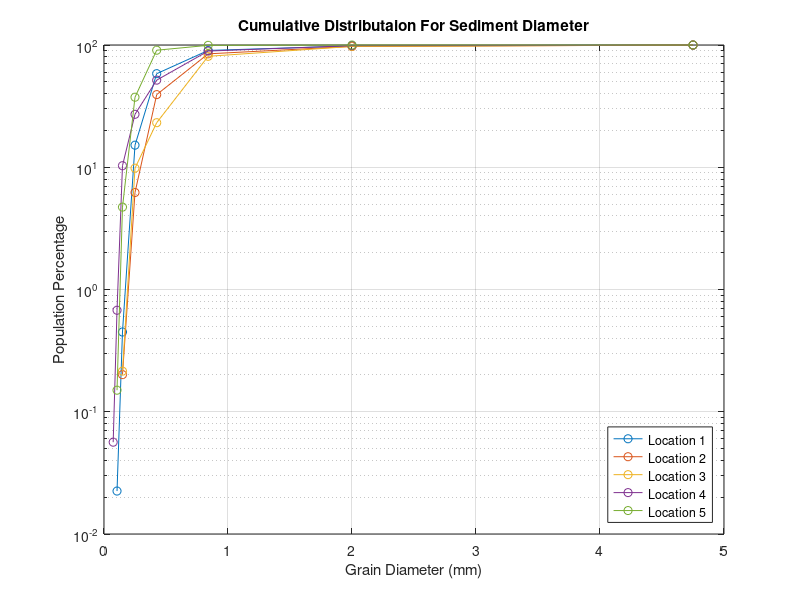
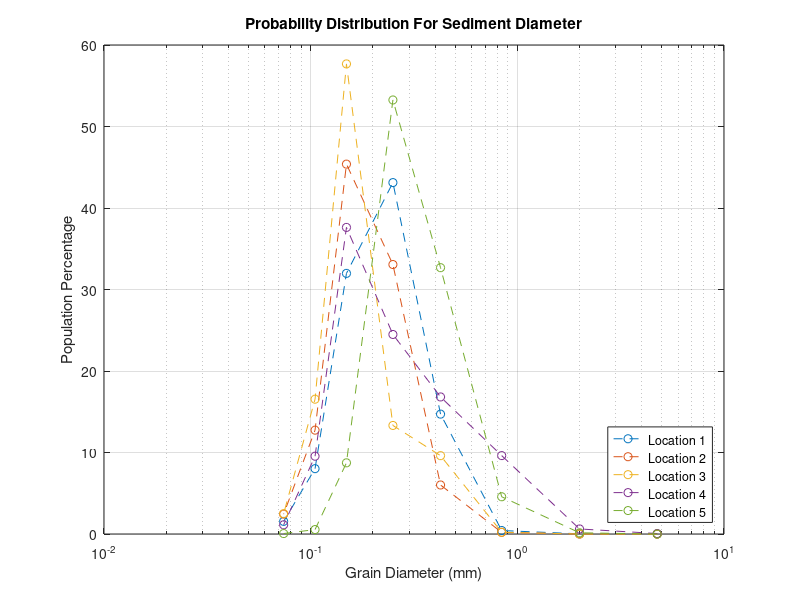

The MATLAB script that drew these images, in order: (Note: this script raises an error after producing the figures.)
%Simon Popecki
%OE 757
%HW 5

clear all;
close all;

%% Part 1
sieve = [4 10 20 40 60 100 140 200]; %sieve size, where PAN is omitted

sievedia = [4.75 2 .84 .425 .25 .149 .105 .074]; %grain diameters for each sieve size

L = [0 .1 1.9 65.5 192 142.4 35.7 6.9 .8 %location 1 mass
0 0 .9 26.9 147.9 203 57 10.9 .7 %location 2 mass
0 0 .8 35.8 49.6 214.8 61.6 9.3 .5 %location 3 mass
.3 3.3 51.2 89.5 130.3 200.2 50.8 6 .6 %location 4 mass
0 1.1 33.5 239.5 390.3 64 4 .4 .1]; %location 5 mass

totalm = [445.3 447.3 372.4 532.2 732.9]; %g, total mass of each location


L1 = L(1,:);
L2 = L(2,:);
L3 = L(3,:);
L4 = L(4,:);
L5 = L(5,:);

%gives an array that tells what percent of the total mass is in a specific sieve size
for i = 1:length(L1+1)
pdfL1(i) = 100*((L1(i))./totalm(1));
pdfL2(i) = 100*((L2(i))./totalm(2));
pdfL3(i) = 100*((L3(i))./totalm(3));
pdfL4(i) = 100*((L4(i))./totalm(4));
pdfL5(i) = 100*((L5(i))./totalm(5));
end

L1tot=sum(L1);
L2tot=sum(L2);
L3tot=sum(L3);
L4tot=sum(L4);
L5tot=sum(L5);

cdf8L1 = (L1(1)+L1(2)+L1(3)+L1(4)+L1(5)+L1(6)+L1(7)+L1(8))/L1tot;
cdf7L1 = (L1(1)+L1(2)+L1(3)+L1(4)+L1(5)+L1(6)+L1(7))/L1tot;
cdf6L1 = (L1(1)+L1(2)+L1(3)+L1(4)+L1(5)+L1(6))/L1tot;
cdf5L1 = (L1(1)+L1(2)+L1(3)+L1(4)+L1(5))/L1tot;
cdf4L1 = (L1(1)+L1(2)+L1(3)+L1(4))/L1tot;
cdf3L1 = (L1(1)+L1(2)+L1(3))/L1tot;
cdf2L1 = (L1(1)+L1(2))/L1tot;
cdf1L1 = (L1(1))/L1tot;
 
cdf8L2 = (L2(1)+L2(2)+L2(3)+L2(4)+L2(5)+L2(6)+L2(7)+L2(8))/L2tot;
cdf7L2 = (L2(1)+L2(2)+L2(3)+L2(4)+L2(5)+L2(6)+L2(7))/L2tot;
cdf6L2 = (L2(1)+L2(2)+L2(3)+L2(4)+L2(5)+L2(6))/L2tot;
cdf5L2 = (L2(1)+L2(2)+L2(3)+L2(4)+L2(5))/L2tot;
cdf4L2 = (L2(1)+L2(2)+L2(3)+L2(4))/L2tot;
cdf3L2 = (L2(1)+L2(2)+L2(3))/L2tot;
cdf2L2 = (L2(1)+L2(2))/L2tot;
cdf1L2 = (L2(1))/L2tot;
 
cdf8L3 = (L3(1)+L3(2)+L3(3)+L3(4)+L3(5)+L3(6)+L3(7)+L3(8))/L3tot;
cdf7L3 = (L3(1)+L3(2)+L3(3)+L3(4)+L3(5)+L3(6)+L3(7))/L3tot;
cdf6L3 = (L3(1)+L3(2)+L3(3)+L3(4)+L3(5)+L3(6))/L3tot;
cdf5L3 = (L3(1)+L3(2)+L3(3)+L3(4)+L3(5))/L3tot;
cdf4L3 = (L3(1)+L3(2)+L3(3)+L3(4))/L3tot;
cdf3L3 = (L3(1)+L3(2)+L3(3))/L3tot;
cdf2L3 = (L3(1)+L3(2))/L3tot;
cdf1L3 = (L3(1))/L3tot;
 
 
cdf8L4 = (L4(1)+L4(2)+L4(3)+L4(4)+L4(5)+L4(6)+L4(7)+L4(8))/L4tot;
cdf7L4 = (L4(1)+L4(2)+L4(3)+L4(4)+L4(5)+L4(6)+L4(7))/L4tot;
cdf6L4 = (L4(1)+L4(2)+L4(3)+L4(4)+L4(5)+L4(6))/L4tot;
cdf5L4 = (L4(1)+L4(2)+L4(3)+L4(4)+L4(5))/L4tot;
cdf4L4 = (L4(1)+L4(2)+L4(3)+L4(4))/L4tot;
cdf3L4 = (L4(1)+L4(2)+L4(3))/L4tot;
cdf2L4 = (L4(1)+L4(2))/L4tot;
cdf1L4 = (L4(1))/L4tot;
 
cdf8L5 = (L5(1)+L5(2)+L5(3)+L5(4)+L5(5)+L5(6)+L5(7)+L5(8))/L5tot;
cdf7L5 = (L5(1)+L5(2)+L5(3)+L5(4)+L5(5)+L5(6)+L5(7))/L5tot;
cdf6L5 = (L5(1)+L5(2)+L5(3)+L5(4)+L5(5)+L5(6))/L5tot;
cdf5L5 = (L5(1)+L5(2)+L5(3)+L5(4)+L5(5))/L5tot;
cdf4L5 = (L5(1)+L5(2)+L5(3)+L5(4))/L5tot;
cdf3L5 = (L5(1)+L5(2)+L5(3))/L5tot;
cdf2L5 = (L5(1)+L5(2))/L5tot;
cdf1L5 = (L5(1))/L5tot;

cdfL1t = [cdf1L1 cdf2L1 cdf3L1 cdf4L1 cdf5L1 cdf6L1 cdf7L1 cdf8L1];
cdfL2t = [cdf1L2 cdf2L2 cdf3L2 cdf4L2 cdf5L2 cdf6L2 cdf7L2 cdf8L2];
cdfL3t = [cdf1L3 cdf2L3 cdf3L3 cdf4L3 cdf5L3 cdf6L3 cdf7L3 cdf8L3];
cdfL4t = [cdf1L4 cdf2L4 cdf3L4 cdf4L4 cdf5L4 cdf6L4 cdf7L4 cdf8L4];
cdfL5t = [cdf1L5 cdf2L5 cdf3L5 cdf4L5 cdf5L5 cdf6L5 cdf7L5 cdf8L5];

cdfL1td=100*sort(cdfL1t,'descend');
cdfL2td=100*sort(cdfL2t,'descend');
cdfL3td=100*sort(cdfL3t,'descend');
cdfL4td=100*sort(cdfL4t,'descend');
cdfL5td=100*sort(cdfL5t,'descend');

figure(1)
semilogy(sievedia,cdfL1td,'-o',sievedia,cdfL2td,'-o',sievedia,cdfL3td,'-o',sievedia,cdfL4td,'-o',sievedia,cdfL5td,'-o')
title('Cumulative Distributaion For Sediment Diameter')
ylabel('Population Percentage')
xlabel('Grain Diameter (mm)')
legend('Location 1','Location 2','Location 3','Location 4','Location 5','location','southeast')
grid on

figure(2)
semilogx(sievedia,pdfL1(1:end-1),'--o',sievedia,pdfL2(1:end-1),'--o',sievedia,pdfL3(1:end-1),'--o',sievedia,pdfL4(1:end-1),'--o',sievedia,pdfL5(1:end-1),'--o')
title('Probability Distribution For Sediment Diameter')
ylabel('Population Percentage')
xlabel('Grain Diameter (mm)')
legend('Location 1','Location 2','Location 3','Location 4','Location 5','location','southeast')
grid on
%seems to follow a log normal distribution

%finding LD50 grain diameters in mm
LD50L1 = interpolate(50,sievedia,cdfL1td);
LD50L2 = interpolate(50,sievedia,cdfL2td);
LD50L3 = interpolate(50,sievedia,cdfL3td);
LD50L4 = interpolate(50,sievedia,cdfL4td);
LD50L5 = interpolate(50,sievedia,cdfL5td);

%% Part 2
%What is the bulk density, sediment density, porosity, packing, and specific gravity of the sample at Location 2 
bulkdensity = totalm(2)/270.9; %grams/cm^3, the 270.9 number was given sample container volume

masswater = 544.9-totalm(2); %finding what portion of the sample is actually water
volwater = masswater/1.03; %cm^3, finding the volume of the water in the sample
e = volwater/270.9;
porosity = 1-e; %unitless, porosity, "n"
packing = 1-porosity; %unitless
specificgravity = bulkdensity/(porosity); %specific gravity of the sample
sedimentdensity = specificgravity*1030; %kg/m^3, multiplying by water density to get Rho_s

%% Part 3
 
%finding critical shields parameter
rho = 1030; %density of seawater, kilos per cubic meter
g = 9.81; %m/s^2, acceleration of gravity
LD50all = [LD50L1 LD50L2 LD50L3 LD50L4 LD50L5]; %d50 values for all 5 locations, mm?
% tauc = .5*rho*fc*usq
% shieldscrit = tauc/(rho*(s-1)*g*LD50all)










%% Part 5

load part5data.mat

%after = the bathymetry data after the hurricane, depth in meters
%before = the bathymetry data before the hurricane, depth in meters
%offshoredistance = the distance from the beach, meters
%FRFwaterlevelmeters = the tide, meters
%currentsawac5 = the water current at a point called awac 5
%currentsawac6 = the water current at a point called awac 6
%WindSpeedms = the windspeed in meters per second
%wavesawac5Hs = wave height at awac 5, meters
%wavesawac6Hs = wave height at awac 6, meters

%bathymetry information
figure(5)
plot(offshoredistance,before,offshoredistance,after)
title('Bathymetry of Duck Beach Before and After Tropical Storm Beryl')
xlabel('Offshore Distance (m)')
ylabel('Seafloor Profile (m)')
legend('Pre-Storm','Post-Storm')
grid on

sampleint = 6; %six minutes per sample, 240 samples per day
timespan = (0:6:10080); %minutes
timespandays = timespan/1440;

timewind = 0:10.58:(7*1440);
winddays = timewind/1440;

timeheight = 0:60:1440*7;
heightdays = timeheight/1440;

currentheight = 0:120:1440*7;
currentdays = currentheight/1440;

%tidal information
figure(6)
plot(timespandays,FRFwaterlevelmeters)
title('Tides From May 6th to June 2nd')
xlabel('Time Since May 6th (days)')
ylabel('Water Level Deviation From Mean (m)')
grid on

%wind information
figure(7)
plot(winddays,WindSpeedms)
title('Windspeed From May 6th to June 2nd')
xlabel('Time Since May 6th (days)')
ylabel('Wind Speed (m/s)')
grid on

%wave height information
figure(8)
plot(heightdays,wavesawac5Hs,heightdays,wavesawac6Hs)
title('Wave Height From May 6th to June 2nd')
xlabel('Time Since May 6th (days)')
ylabel('Wave Height (m)')
legend('AWAC 5','AWAC 6')
grid on

%current information
figure(9)
plot(currentdays,currentsawac5,currentdays,currentsawac6)
title('Current From May 6th to June 2nd')
xlabel('Time Since May 6th (days)')
ylabel('Current (m/s)')
legend('AWAC 5','AWAC 6')
grid on













